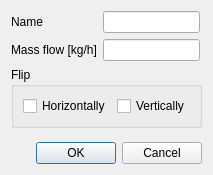
<?xml version="1.0" encoding="UTF-8"?>
<ui version="4.0">
 <class>dialog</class>
 <widget class="QDialog" name="dialog">
  <property name="geometry">
   <rect>
    <x>0</x>
    <y>0</y>
    <width>209</width>
    <height>175</height>
   </rect>
  </property>
  <property name="windowTitle">
   <string>Edit properties</string>
  </property>
  <layout class="QVBoxLayout" name="verticalLayout">
   <item>
    <layout class="QHBoxLayout" name="horizontalLayout">
     <item>
      <layout class="QGridLayout" name="gridLayout">
       <item row="0" column="0">
        <widget class="QLabel" name="nameLabel">
         <property name="text">
          <string>Name</string>
         </property>
        </widget>
       </item>
       <item row="0" column="1">
        <widget class="QLineEdit" name="nameLineEdit">
         <property name="sizePolicy">
          <sizepolicy hsizetype="Preferred" vsizetype="Fixed">
           <horstretch>0</horstretch>
           <verstretch>0</verstretch>
          </sizepolicy>
         </property>
        </widget>
       </item>
       <item row="1" column="0">
        <widget class="QLabel" name="massFlowLabel">
         <property name="text">
          <string>Mass flow [kg/h]</string>
         </property>
        </widget>
       </item>
       <item row="1" column="1">
        <widget class="QLineEdit" name="massFlowLineEdit">
         <property name="sizePolicy">
          <sizepolicy hsizetype="Preferred" vsizetype="Fixed">
           <horstretch>0</horstretch>
           <verstretch>0</verstretch>
          </sizepolicy>
         </property>
        </widget>
       </item>
      </layout>
     </item>
     <item>
      <spacer name="horizontalSpacer">
       <property name="orientation">
        <enum>Qt::Horizontal</enum>
       </property>
       <property name="sizeType">
        <enum>QSizePolicy::Preferred</enum>
       </property>
       <property name="sizeHint" stdset="0">
        <size>
         <width>13</width>
         <height>20</height>
        </size>
       </property>
      </spacer>
     </item>
    </layout>
   </item>
   <item>
    <layout class="QHBoxLayout" name="horizontalLayout_2">
     <item>
      <widget class="QGroupBox" name="groupBox">
       <property name="title">
        <string>Flip</string>
       </property>
       <property name="flat">
        <bool>false</bool>
       </property>
       <layout class="QHBoxLayout" name="horizontalLayout_3">
        <item>
         <widget class="QCheckBox" name="flipHorizontallyCheckBox">
          <property name="sizePolicy">
           <sizepolicy hsizetype="Minimum" vsizetype="Fixed">
            <horstretch>0</horstretch>
            <verstretch>0</verstretch>
           </sizepolicy>
          </property>
          <property name="minimumSize">
           <size>
            <width>0</width>
            <height>0</height>
           </size>
          </property>
          <property name="text">
           <string>Horizontally</string>
          </property>
         </widget>
        </item>
        <item>
         <widget class="QCheckBox" name="flipVerticallyCheckBox">
          <property name="text">
           <string>Vertically</string>
          </property>
         </widget>
        </item>
        <item>
         <spacer name="horizontalSpacer_2">
          <property name="orientation">
           <enum>Qt::Horizontal</enum>
          </property>
          <property name="sizeHint" stdset="0">
           <size>
            <width>14</width>
            <height>20</height>
           </size>
          </property>
         </spacer>
        </item>
       </layout>
      </widget>
     </item>
    </layout>
   </item>
   <item>
    <spacer name="verticalSpacer">
     <property name="orientation">
      <enum>Qt::Vertical</enum>
     </property>
     <property name="sizeHint" stdset="0">
      <size>
       <width>20</width>
       <height>3</height>
      </size>
     </property>
    </spacer>
   </item>
   <item>
    <widget class="QDialogButtonBox" name="buttonBox">
     <property name="orientation">
      <enum>Qt::Horizontal</enum>
     </property>
     <property name="standardButtons">
      <set>QDialogButtonBox::Cancel|QDialogButtonBox::Ok</set>
     </property>
    </widget>
   </item>
  </layout>
 </widget>
 <resources/>
 <connections>
  <connection>
   <sender>buttonBox</sender>
   <signal>accepted()</signal>
   <receiver>dialog</receiver>
   <slot>accept()</slot>
   <hints>
    <hint type="sourcelabel">
     <x>248</x>
     <y>254</y>
    </hint>
    <hint type="destinationlabel">
     <x>157</x>
     <y>274</y>
    </hint>
   </hints>
  </connection>
  <connection>
   <sender>buttonBox</sender>
   <signal>rejected()</signal>
   <receiver>dialog</receiver>
   <slot>reject()</slot>
   <hints>
    <hint type="sourcelabel">
     <x>316</x>
     <y>260</y>
    </hint>
    <hint type="destinationlabel">
     <x>286</x>
     <y>274</y>
    </hint>
   </hints>
  </connection>
 </connections>
</ui>
